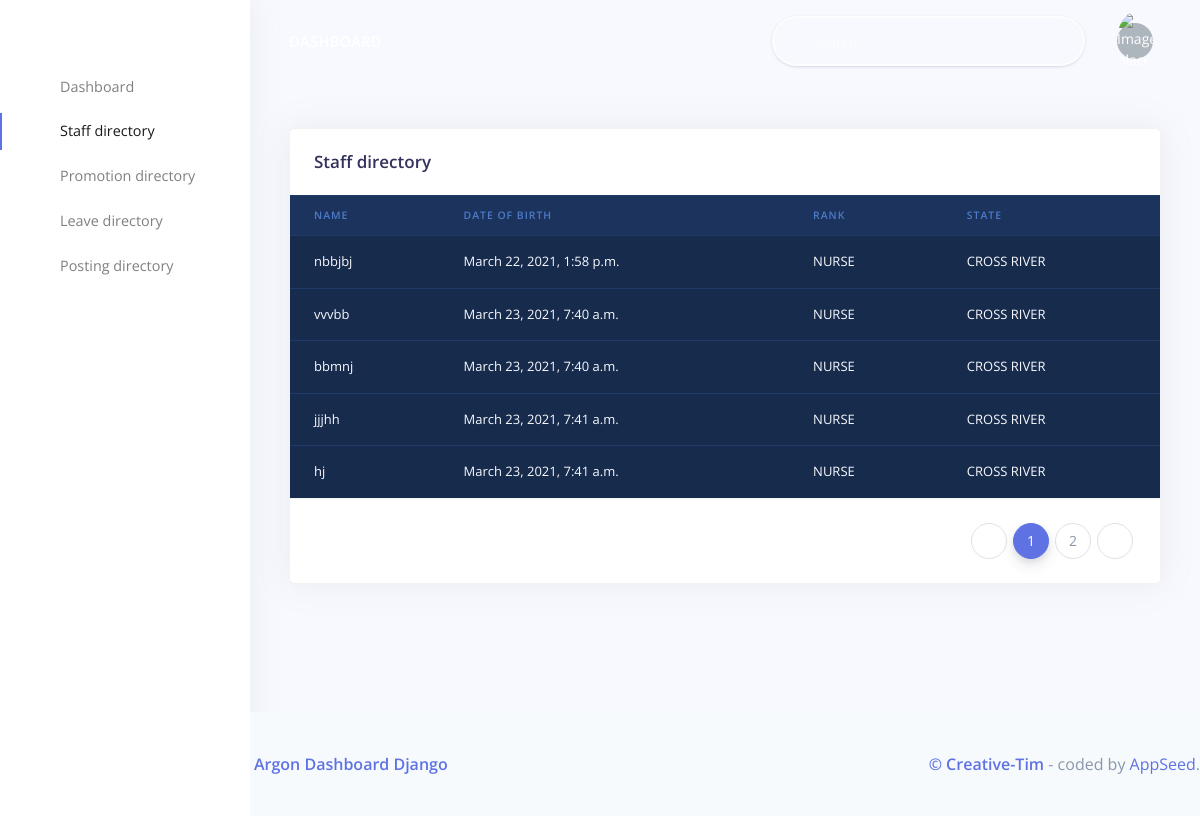
Page /staff/list on the committed database.
### main/models.py (models this page shows, shortened)
class Staff(models.Model):
    staff_name = models.CharField(max_length=800)
    date_of_birth=models.DateTimeField()
    date_of_first_appointment=models.DateField(max_length=800)
    phone_no = models.CharField(max_length=800)
    file_no = models.PositiveSmallIntegerField(validators=[MinValueValidator(0)],blank=True,null=True,default=0)
    confirmation_date = models.DateTimeField()
    state = models.ForeignKey(
        State_Of_Origin, on_delete=models.CASCADE, verbose_name="state of origin", )
    step = models.ForeignKey(
        Step, on_delete=models.CASCADE, verbose_name="step")
    grade_level = models.ForeignKey(
        Grade_Level, on_delete=models.CASCADE, verbose_name="grade level")
    rank = models.ForeignKey(
        Rank, on_delete=models.CASCADE, verbose_name="rank")
    geopolitical_zone = models.ForeignKey(
        Geopolitical_Zone, on_delete=models.CASCADE, verbose_name="geopolitical zone")
    address = models.TextField(blank=True, null=True)
    location = models.ForeignKey(
        Location, on_delete=models.CASCADE, verbose_name="location")
    class Meta:
        verbose_name_plural = 'staff'

class Rank(models.Model):
    rank = models.CharField(max_length=800)
    class Meta:
        verbose_name_plural = 'Ranks'

class State_Of_Origin(models.Model):
    state_name = models.CharField(max_length=800)
    class Meta:
        verbose_name_plural = 'States of origin'

### main/views.py (the view)
# urls.py: path('staff/list', views.staffs, name="stafflist"),
def staffs(request):
    context = {}
    context['segment'] = 'staffs'
    staffs = Staff.objects.all()
    paginator = Paginator(staffs, 5)
    page_number = request.GET.get('page')
    page_obj = paginator.get_page(page_number)
    return render(request, 'staffs/staffs.html', {'page_obj': page_obj, 'segment': "stafflist"})

### staff/templates/staffs/staffs.html (shortened to what this page needs)
{% extends 'layouts/base.html' %}
{% block content %}
    <div class="header pb-8 pt-5 pt-md-8">
      <div class="container-fluid">
        <div class="header-body">
          <div class="row">
            <div class="col">
              <div class="card shadow">
                <div class="card-header border-0">
                  <h3 class="mb-0">Staff directory</h3>
                </div>
            <div class="table-responsive">
                <table id="table1" class="table align-items-center table-dark table-flush">
                  <thead class="thead-dark">
                    <tr>
                      <th scope="col">Name</th>
                      <th scope="col">Date of birth</th>
                      <th scope="col">Rank</th>
                      <th scope="col">State</th>
                    </tr>
                  </thead>
                  <tbody>
                    {% for i in page_obj %}
                    <tr>
                      <td>{{i.staff_name}}</td>
                      <td>{{i.date_of_birth}}</td>
                      <td>{{i.rank.rank}}</td>
                      <td>{{i.state.state_name}}</td>
                    </tr>
                    {% endfor %}
                  </tbody>
                </table>
              </div>
              <div class="card-footer py-4">
                <nav aria-label="...">
                  <ul class="pagination justify-content-end mb-0">
                    {% if page_obj.has_previous %}
                    <li class="page-item">
                      <a class="page-link" href="?page={{ page_obj.previous_page_number }}" tabindex="-1">
                        <i class="fas fa-angle-left"></i>
                        <span class="sr-only">Previous</span>
                      </a>
                    </li>
                    {% else %}
                    <li class="page-item disabled">
                      <a class="page-link" href="#" tabindex="-1">
                        <i class="fas fa-angle-left"></i>
                      </a>
                    </li>
                    {% endif %}
                    {% for pg in page_obj.paginator.page_range %}
                      {% if page_obj.number == forloop.counter %}
                        <li class="page-item active">
                          <a class="page-link" href="?page={{pg}}">{{pg}} <span class="sr-only">(current)</span></a>
                        </li>
                      {% else %}
                        <li class="page-item">
                          <a class="page-link" href="?page={{pg}}">{{pg}}</a>
                        </li>
                      {% endif %}
                    {% endfor %}
                    {% if page_obj.has_next %}
                    <li class="page-item">
                      <a class="page-link" href="?page={{ page_obj.next_page_number }}">
                        <i class="fas fa-angle-right"></i>
                      </a>
                    </li>
                    {% endif %}
                  </ul>
                </nav>
              </div>
              </div>
              </div>
          </div>
        </div>
      </div>
    </div>
      {% include "includes/footer.html" %}
    </div>
{% endblock content %}

### rows in the picture
Staff: staff_name "nbbjbj", date_of_birth "March 22, 2021, 1:58 p.m.", rank.rank "NURSE", state.state_name "CROSS RIVER"
Staff: staff_name "vvvbb", date_of_birth "March 23, 2021, 7:40 a.m.", rank.rank "NURSE", state.state_name "CROSS RIVER"
Staff: staff_name "bbmnj", date_of_birth "March 23, 2021, 7:40 a.m.", rank.rank "NURSE", state.state_name "CROSS RIVER"
Staff: staff_name "jjjhh", date_of_birth "March 23, 2021, 7:41 a.m.", rank.rank "NURSE", state.state_name "CROSS RIVER"
Staff: staff_name "hj", date_of_birth "March 23, 2021, 7:41 a.m.", rank.rank "NURSE", state.state_name "CROSS RIVER"

### other values in the picture
{{ pg }} "1"
{{ pg }} "2"
